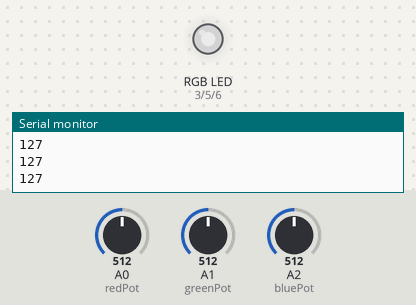
The sketch below on a simulated Arduino Uno, built with avr-gcc and run on an emulated ATmega328P. Parts: an RGB LED mixed from three pins (HIGH = lit), the last lines printed to the serial monitor. The inputs (shaded band) are chosen by the test bench; at power-on: A0 (redPot) = 512, A2 (bluePot) = 512, A1 (greenPot) = 512. Dim RGB values are drawn brighter than linear.

Above: at 1.2 s.
1.3 s: A0 (redPot) set to 716
At 1.8 s:
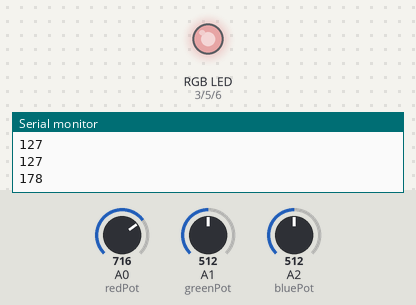
2.8 s: A2 (bluePot) set to 716
At 4.0 s:
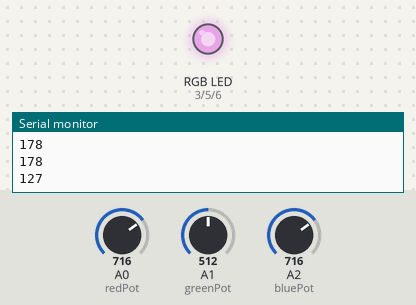
4.3 s: A1 (greenPot) set to 900
At 5.1 s:
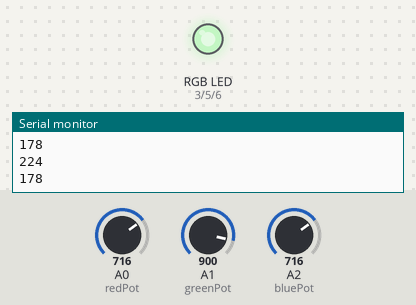
5.8 s: A0 (redPot) set to 900
At 6.8 s:
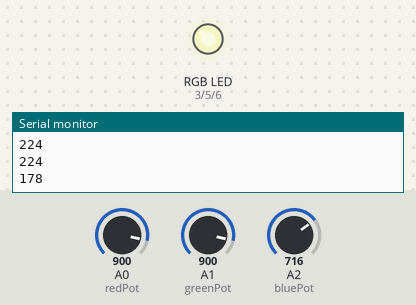
7.3 s: A2 (bluePot) set to 1023
At 7.8 s:
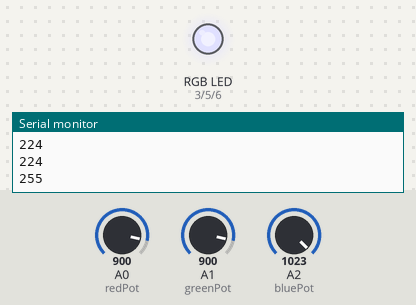
8.8 s: A1 (greenPot) set to 716
At 10.1 s:
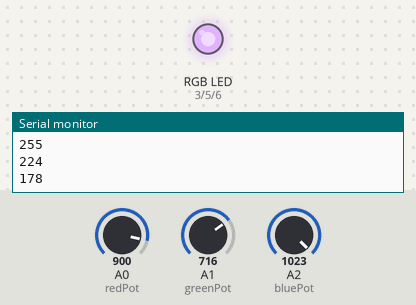
Timing chart, 0 to 11.3 s (numbered marks = the images above; inputs shaded):
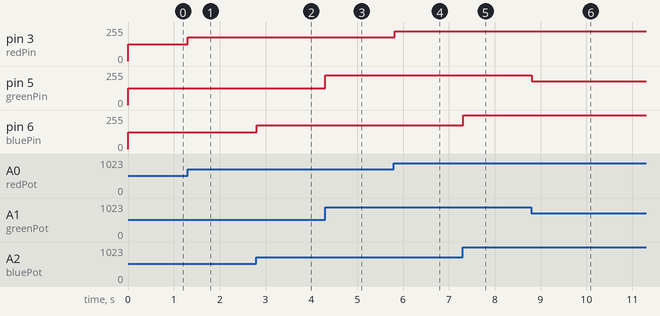

The sketch:

Potenziometer_and_RGB_LED.ino
```cpp
const int redPin = 3;
const int greenPin = 5;
const int bluePin = 6;
const int redPot = A0;
const int greenPot = A1;
const int bluePot = A2;
void setup() {
    pinMode(redPin, OUTPUT);
    pinMode(greenPin, OUTPUT);
    pinMode(bluePin, OUTPUT);
    Serial.begin(9600);
}
void loop() {
    int redValue = analogRead(redPot);
    int greenValue = analogRead(greenPot);
    int blueValue = analogRead(bluePot);
    int red = map(redValue, 0, 1023, 0, 255);
    int green = map(greenValue, 0, 1023, 0, 255);
    int blue = map(blueValue, 0, 1023, 0, 255);
    analogWrite(redPin, red);
    analogWrite(greenPin, green);
    analogWrite(bluePin, blue);
    Serial.println(red);
    Serial.println(green);
    Serial.println(blue);
    //delay(100);
}
```

Measured:
- after the input at 1.3 s, pin 3 (redPin): 127/255 → 178/255 at once
- after the input at 2.8 s, pin 6 (bluePin): 127/255 → 178/255 at once
- after the input at 4.3 s, pin 5 (greenPin): 127/255 → 224/255 at once
- after the input at 5.8 s, pin 3 (redPin): 178/255 → 224/255 at once
- after the input at 7.3 s, pin 6 (bluePin): 178/255 → 255/255 at once
- after the input at 8.8 s, pin 5 (greenPin): 224/255 → 178/255 at once
